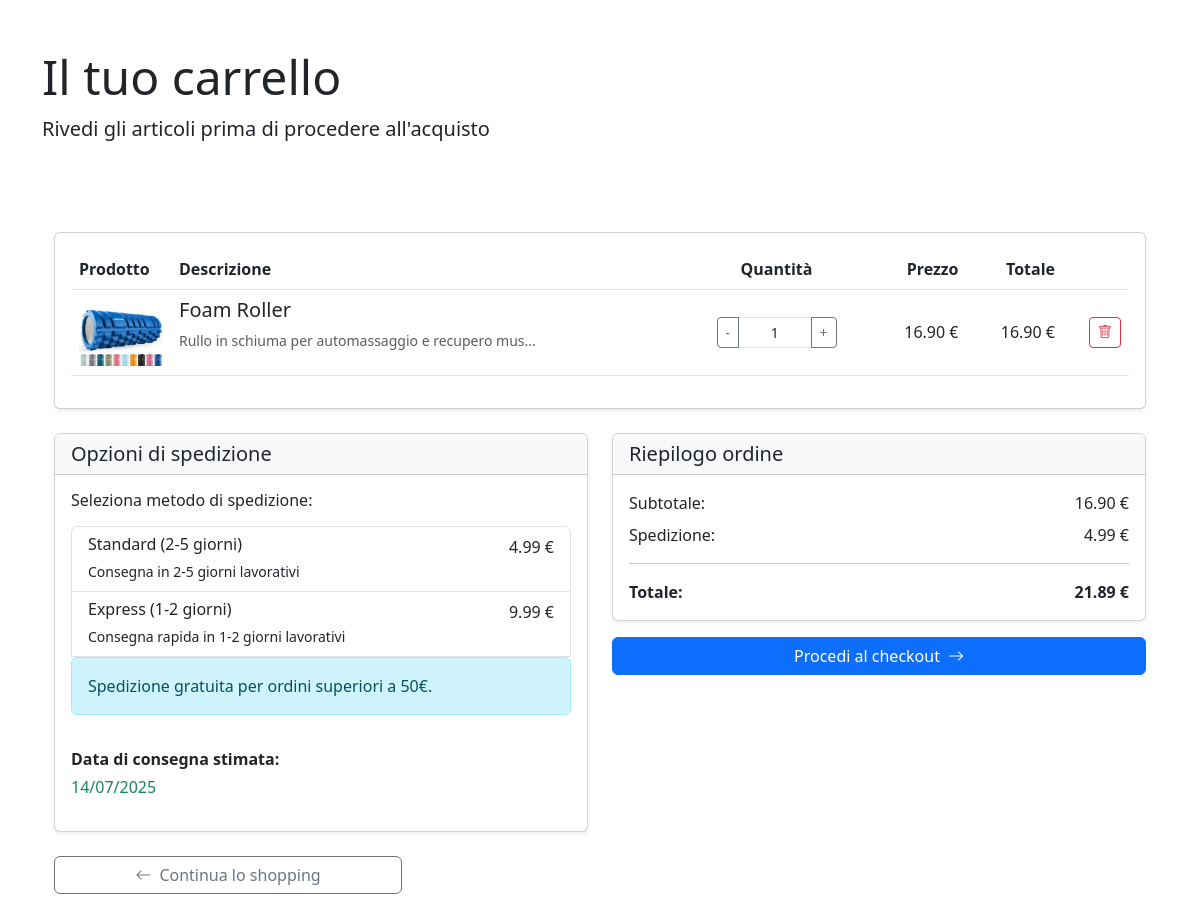
Before: /core/ (signed in) with the older database file.
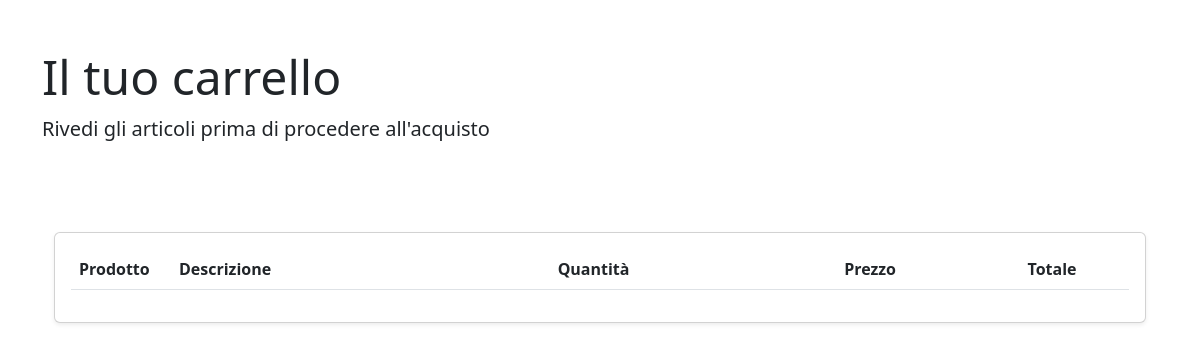
After: the same page with the newer database file.
### core/models.py (models this page shows, shortened)
class CartItem(models.Model):
    cart = models.ForeignKey(Cart, on_delete=models.CASCADE, related_name='items')
    product = models.ForeignKey(Product, on_delete=models.CASCADE)
    quantity = models.PositiveIntegerField(default=1)
    class Meta:
        unique_together = ('cart', 'product') # Ensures a product is only once in a core
    def get_total_price(self):
        return self.quantity * self.product.price

### products/models.py (models this page shows, shortened)
class Product(models.Model):
    category = models.ManyToManyField(Category)
    name = models.CharField(max_length=200, unique=True)
    description = models.TextField(blank=True)
    price = models.DecimalField(max_digits=10, decimal_places=2)
    stock = models.PositiveIntegerField()
    available = models.BooleanField(default=True)
    created = models.DateTimeField(auto_now_add=True)
    updated = models.DateTimeField(auto_now=True)
    image = models.ImageField(upload_to='product_images/', blank=True, null=True)
    added_by = models.ForeignKey('users.CustomUser', on_delete=models.SET_NULL, related_name='products_added', null=True, blank=True)
    modified_by = models.ForeignKey('users.CustomUser', on_delete=models.SET_NULL, related_name='products_modified', null=True, blank=True)
    class Meta:
        ordering = ('name',)

### core/views.py (the view)
# urls.py: path('', view_cart, name='view_cart'),
@login_required
def view_cart(request):
    cart, created = Cart.objects.get_or_create(user=request.user)
    items = cart.items.all()
    old_shipping_method = request.session.get('shipping_method', 'standard')
    shipping_method_changed = False
    if request.method == 'POST':
        shipping_form = ShippingForm(request.POST)
        if shipping_form.is_valid():
            new_shipping_method = shipping_form.cleaned_data['shipping_method']
            if old_shipping_method != new_shipping_method:
                shipping_method_changed = True
            request.session['shipping_method'] = new_shipping_method
    else:
        shipping_form = ShippingForm(initial={'shipping_method': old_shipping_method})
    shipping_method = request.session.get('shipping_method', 'standard')
    subtotal = cart.total_price()
    shipping_cost = Decimal('4.99')
    if shipping_method == 'standard':
        shipping_cost = Decimal('4.99')
    elif shipping_method == 'express':
        shipping_cost = Decimal('9.99')
    if subtotal >= 50:
        shipping_cost = Decimal('0.00')
    total = subtotal + shipping_cost
    delivery_date_str = request.session.get('delivery_date')
    if (delivery_date_str is None or shipping_method_changed) or (subtotal >= 50):
        today = datetime.now().date()
        if shipping_method == 'express' or subtotal >= 50:
            delivery_date = today + timedelta(days=2)
        else:
            delivery_date = today + timedelta(days=5)
        formatted_delivery_date = delivery_date.strftime('%d/%m/%Y')
        request.session['delivery_date'] = formatted_delivery_date
    else:
        formatted_delivery_date = delivery_date_str
    context = {
        'cart': cart,
        'items': items,
        'shipping_form': shipping_form,
        'subtotal': subtotal,
        'shipping_cost': shipping_cost,
        'total': total,
        'delivery_date': formatted_delivery_date
    }
    request.session['checkout_data'] = {
        'subtotal': str(subtotal),
        'shipping_cost': str(shipping_cost),
        'total': str(total),
        'delivery_date': formatted_delivery_date,
        'shipping_method': shipping_method,
    }
    return render(request, 'core/view_cart.html', context)

### core/forms.py
class ShippingForm(forms.Form):
    SHIPPING_CHOICES = [
        ('standard', 'Standard (2-5 giorni): 4.99€'),
        ('express', 'Express (1-2 giorni): 9.99€'),
    ]
    shipping_method = forms.ChoiceField(
        choices=SHIPPING_CHOICES,
        widget=forms.RadioSelect,
        initial='standard',
        label='Metodo di spedizione'
    )

### core/models.py (called while the page is built)
    def total_price(self):
        return sum(item.get_total_price() for item in self.items.all())

### templates/core/view_cart.html (shortened to what the changed rows need)
{% extends "base.html" %}
{% block content %}
<div class="container py-5">
    <div class="row mb-4">
        <div class="col">
            <h1 class="display-5">Il tuo carrello</h1>
        </div>
    </div>
    <div class="container py-5">
    <div class="card shadow-sm">
        <div class="card-body">
            <div class="table-responsive">
                <table class="table align-middle">
                    <thead>
                        <tr>
                            <th scope="col" width="100">Prodotto</th>
                            <th scope="col">Descrizione</th>
                            <th scope="col" class="text-center">Quantità</th>
                            <th scope="col" class="text-end">Prezzo</th>
                            <th scope="col" class="text-end">Totale</th>
                            <th scope="col"></th>
                        </tr>
                    </thead>
                    <tbody>
                        {% for item in items %}
                        <tr>
                            <td>
                                {% if item.product.image %}
                                    <img src="{{ item.product.image.url }}" class="card-img-top" alt="{{ product.name }}">
                                {% else %}
                                    <img src='https://www.placehold.co/30x20' class="card-img-top" alt="{{ product.name }}">
                                {% endif %}
                            </td>
                            <td>
                                <h5>{{ item.product.name }}</h5>
                                <p class="text-muted small">{{ item.product.description|truncatechars:50 }}</p>
                            </td>
                            <td class="text-center">
                                <form method="post" action="{% url 'core:update_item' item.id %}" class="d-flex justify-content-center">
                                    <div class="input-group input-group-sm" style="width: 120px;">
                                        <button type="submit" name="decrease" value="1" class="btn btn-outline-secondary">-</button>
                                        <input  name="quantity" class="form-control text-center" value="{{ item.quantity }}" min="0" max="99">
                                        <button type="submit" name="increase" value="1" class="btn btn-outline-secondary">+</button>
                                    </div>
                                </form>
                            </td>
                            <td class="text-end">{{ item.product.price }} €</td>
                            <td class="text-end">{{ item.get_total_price }} €</td>
                            <td class="text-end">
                                <form method="post" action="{% url 'core:remove_item' item.id %}" class="d-inline">
                                    <button type="submit" class="btn btn-sm btn-outline-danger">
                                        <i class="bi bi-trash"></i>
                                    </button>
                                </form>
                            </td>
                        </tr>
                        {% endfor %}
                    </tbody>
                </table>
            </div>
        </div>
    </div>
    {% if cart.items.exists %}
    <div class="row mt-4">
        <div class="col-md-6">
            <div class="card shadow-sm">
                <div class="card-header bg-light">
                    <h5 class="mb-0">Opzioni di spedizione</h5>
                </div>
                <div class="card-body">
                    <h6 class="mb-3">Seleziona metodo di spedizione:</h6>
                    <div class="list-group mb-3">
                        <a href="{% url 'core:update_shipping' 'standard' %}"
                            class="list-group-item list-group-item-action {% if request.session.shipping_method == 'standard' %}active{% endif %}">
                        <div class="d-flex w-100 justify-content-between">
                            <h6 class="mb-1">Standard (2-5 giorni)</h6>
                        <span>4.99 €</span>
                        </div>
                        <small>Consegna in 2-5 giorni lavorativi</small>
                        </a>
                        <a href="{% url 'core:update_shipping' 'express' %}"
                           class="list-group-item list-group-item-action {% if request.session.shipping_method == 'express' %}active{% endif %}">
                            <div class="d-flex w-100 justify-content-between">
                                <h6 class="mb-1">Express (1-2 giorni)</h6>
                                <span>9.99 €</span>
                            </div>
                            <small>Consegna rapida in 1-2 giorni lavorativi</small>
                        </a>
                        {% if subtotal >= 50 %}
                        <div class="list-group-item list-group-item-success">
                            <div class="d-flex w-100 justify-content-between">
                                <h6 class="mb-1">Spedizione gratuita</h6>
                                <span>0.00 €</span>
                            </div>
                            <small>Il tuo ordine supera i 50€ e ha diritto alla spedizione gratuita!</small>
                        </div>
                        {% else %}
                            <div class="alert alert-info mb-3">
                                Spedizione gratuita per ordini superiori a 50€.
                            </div>
                        {% endif %}
                        </div>
                        <div class="mt-3">
                            <p class="mb-1"><strong>Data di consegna stimata:</strong></p>
                            <p class="text-success">{{ delivery_date }}</p>
                        </div>
                    </div>
                </div>
            </div>
        <div class="col-md-6">
            <div class="card shadow-sm">
                <div class="card-header bg-light">
                    <h5 class="mb-0">Riepilogo ordine</h5>
                </div>
                <div class="card-body">
                    <div class="d-flex justify-content-between mb-2">
                        <span>Subtotale:</span>
                        <span>{{ subtotal }} €</span>
                    </div>
                    <div class="d-flex justify-content-between mb-2">
                        <span>Spedizione:</span>
                        <span>{{ shipping_cost }} €</span>
                    </div>
                    <hr>
                    <div class="d-flex justify-content-between mb-0">
                        <strong>Totale:</strong>
                        <strong>{{ total }} €</strong>
                    </div>
                </div>
            </div>
            <div class="d-grid gap-2 mt-3">
                <a href="{% url 'core:checkout' %}" class="btn btn-primary">
                    Procedi al checkout<i class="bi bi-arrow-right ms-2"></i>
                </a>
            </div>
        </div>
    </div>
    <div class="row mt-4">
        <div class="col-md-4">
            <a href="{% url 'users:user_home_page' %}" class="btn btn-outline-secondary w-100">
                <i class="bi bi-arrow-left me-2"></i>Continua lo shopping
            </a>
        </div>
    </div>
    {% endif %}
</div>
{% endblock %}

Changed rows visible on the page:
removed CartItem: product.image (picture), product.name "Foam Roller", product.description "Rullo in schiuma per automassaggio e recupero mus…", quantity "1", product.price "16.90", get_total_price "16.90"
Other visible differences:
{{ delivery_date }}: "14/07/2025" → (not shown)
{{ subtotal }}: "16.90" → (not shown)
{{ shipping_cost }}: "4.99" → (not shown)
{{ total }}: "21.89" → (not shown)
text no longer shown: "Opzioni di spedizione Seleziona metodo di spedizione: Standard (2-5 giorni) 4.99 € Consegna in 2-5 giorni lavorativi Express (1-2 giorni) 9.99 € Consegna rapida in 1-2 giorni lavorativi Spedizione gratuita per ordini superiori a 50€. Data di consegna stimata: Riepilogo ordine Subtotale: € Spedizione: € Totale: € Procedi al checkout Continua lo shopping"
